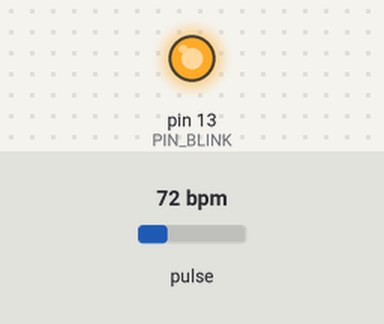
The sketch below on a simulated Arduino Uno, built with avr-gcc and run on an emulated ATmega328P. On the bench: output pins drawn as LEDs (lit = HIGH). Dashed ring = blinking. The inputs (shaded band) are chosen by the test bench; at power-on: pulse 72 bpm.

Above: at 2.8 s.
2.9 s: pulse set to 61 bpm
4.4 s: pulse set to 58 bpm
At 5.8 s:
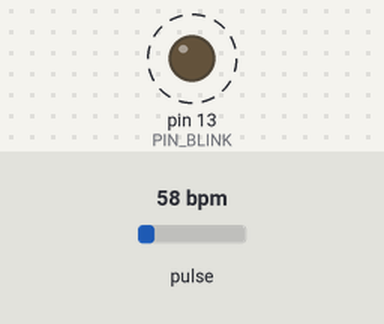
8.6 s: pulse set to 70 bpm
At 9.5 s:
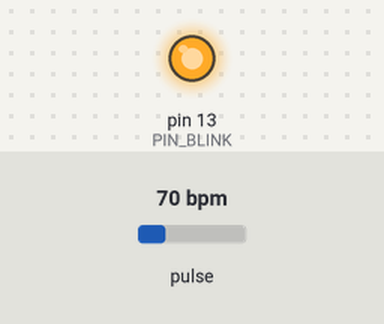
10.1 s: pulse set to 42 bpm
At 12.6 s:
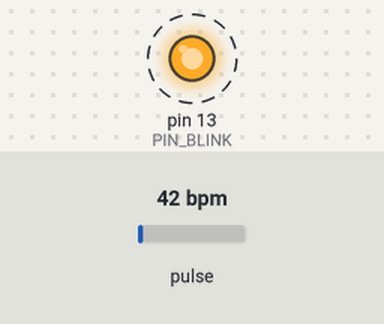
Timing chart, 0 to 15.3 s (numbered marks = the images above; inputs shaded):
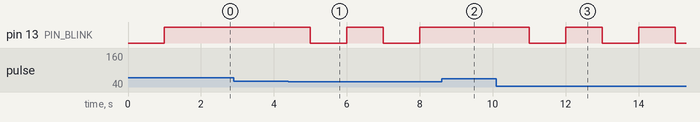

Measured:
- the behaviour switches between 60 and 59 bpm on pulse (found by bisection; images 0 and 1)
- after the input at 2.9 s, every drawn part: stays the same
- after the input at 4.4 s, pin 13 (PIN_BLINK): alternates HIGH for 1.0 s and LOW for 1.0 s, starting after 0.60 s
- after the input at 8.6 s, pin 13 (PIN_BLINK): stays HIGH (without the input it goes to LOW after 0.40 s)
- after the input at 10.1 s, pin 13 (PIN_BLINK): alternates HIGH for 1.0 s and LOW for 1.0 s, starting after 0.90 s

The sketch:

PulseSensor.ino
```cpp
// (licence header left out)
/*
   Every Sketch that uses the PulseSensor Playground must
   define USE_ARDUINO_INTERRUPTS before including PulseSensorPlayground.h.
   Here, #define USE_ARDUINO_INTERRUPTS true tells the library to use
   interrupts to automatically read and process PulseSensor data.

   See ProcessEverySample.ino for an example of not using interrupts.
*/
#define USE_ARDUINO_INTERRUPTS true
#include <PulseSensorPlayground.h>

//#include <dht.h>

#define dataPin 8 // Defines pin number to which the sensor is connected
//dht DHT;

/*
   The format of our output.

   Set this to PROCESSING_VISUALIZER if you're going to run
    the Processing Visualizer Sketch.
    See https://github.com/WorldFamousElectronics/PulseSensor_Amped_Processing_Visualizer

   Set this to SERIAL_PLOTTER if you're going to run
    the Arduino IDE's Serial Plotter.
*/
const int OUTPUT_TYPE = SERIAL_PLOTTER;
float t,h;
/*
   Pinout:
     PIN_INPUT = Analog Input. Connected to the pulse sensor
      purple (signal) wire.
     PIN_BLINK = digital Output. Connected to an LED (and 220 ohm resistor)
      that will flash on each detected pulse.
     PIN_FADE = digital Output. PWM pin onnected to an LED (and resistor)
      that will smoothly fade with each pulse.
      NOTE: PIN_FADE must be a pin that supports PWM. Do not use
      pin 9 or 10, because those pins' PWM interferes with the sample timer.
*/
const int PIN_INPUT = A1;
const int PIN_BLINK = 13;    // Pin 13 is the on-board LED
const int PIN_FADE = 5;
const int THRESHOLD = 250;   // Adjust this number to avoid noise when idle
//int counter = 99;

/*
   All the PulseSensor Playground functions.
*/
PulseSensorPlayground pulseSensor;

void setup() {
  /*
     Use 115200 baud because that's what the Processing Sketch expects to read,
     and because that speed provides about 11 bytes per millisecond.

     If we used a slower baud rate, we'd likely write bytes faster than
     they can be transmitted, which would mess up the timing
     of readSensor() calls, which would make the pulse measurement
     not work properly.
  */
  Serial.begin(115200);
  // Configure the PulseSensor manager.

  pulseSensor.analogInput(PIN_INPUT);
  pulseSensor.blinkOnPulse(PIN_BLINK);
  pulseSensor.fadeOnPulse(PIN_FADE);

  pulseSensor.setSerial(Serial);
  pulseSensor.setOutputType(OUTPUT_TYPE);
  pulseSensor.setThreshold(THRESHOLD);

  // Now that everything is ready, start reading the PulseSensor signal.
  if (!pulseSensor.begin()) {
    for(;;) {
      digitalWrite(PIN_BLINK, LOW);
      delay(50);
      digitalWrite(PIN_BLINK, HIGH);
      delay(50);
    }
  }
}

void loop() {
 delay(1000);
 pulseSensor.outputSample();
 if (pulseSensor.sawStartOfBeat()) {
   pulseSensor.outputBeat();
  }
}
```
